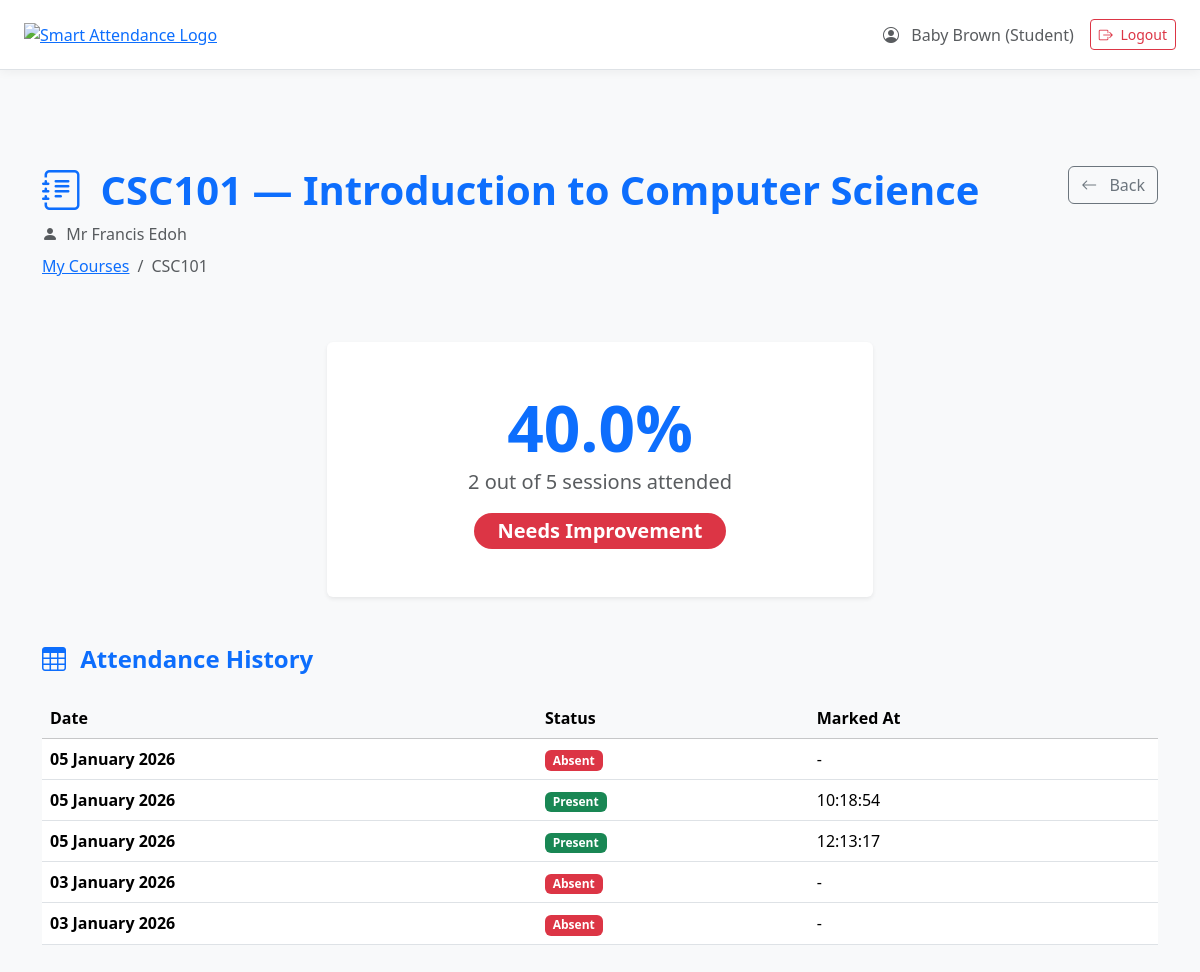
The app's page /student/course/1 (signed in) with its own data.
### models.py (models this page shows)
class User(db.Model, UserMixin):
    id = db.Column(db.Integer, primary_key=True)
    matric_number = db.Column(db.String(50), unique=True, nullable=True)  # Students only
    username = db.Column(db.String(80), unique=True, nullable=True)       # Lecturers/Admin
    password_hash = db.Column(db.String(128), nullable=False)
    name = db.Column(db.String(100), nullable=False)
    role = db.Column(db.String(20), nullable=False)  # 'admin', 'lecturer', 'student'
    department_id = db.Column(db.Integer, db.ForeignKey('department.id'), nullable=True)
    current_level = db.Column(db.Integer, nullable=True)  # Students only
    department = db.relationship('Department', backref='users')

class Course(db.Model):
    id = db.Column(db.Integer, primary_key=True)
    code = db.Column(db.String(20), nullable=False)
    title = db.Column(db.String(100), nullable=False)
    department_id = db.Column(db.Integer, db.ForeignKey('department.id'), nullable=False)
    level = db.Column(db.Integer, nullable=False)
    lecturer_id = db.Column(db.Integer, db.ForeignKey('user.id'), nullable=False)
    __table_args__ = (db.UniqueConstraint('code', 'department_id', 'level'),)
    lecturer = db.relationship('User', backref=db.backref('taught_courses', lazy='dynamic'))
    department_rel = db.relationship('Department', backref='courses')
    enrollments = db.relationship('Enrollment', back_populates='course', lazy='dynamic')

class AttendanceSession(db.Model):
    id = db.Column(db.Integer, primary_key=True)
    course_id = db.Column(db.Integer, db.ForeignKey('course.id'), nullable=False)
    date = db.Column(db.Date, nullable=False)
    start_time = db.Column(db.Time, nullable=True)
    end_time = db.Column(db.Time, nullable=True)
    is_open = db.Column(db.Boolean, default=False)
    course = db.relationship('Course', backref='sessions')
    records = db.relationship('AttendanceRecord', backref='session', lazy='dynamic')

class AttendanceRecord(db.Model):
    id = db.Column(db.Integer, primary_key=True)
    session_id = db.Column(db.Integer, db.ForeignKey('attendance_session.id'), nullable=False)
    student_id = db.Column(db.Integer, db.ForeignKey('user.id'), nullable=False)
    timestamp = db.Column(db.DateTime, default=datetime.now(timezone.utc))
    __table_args__ = (db.UniqueConstraint('session_id', 'student_id'),)
    student = db.relationship('User')

### app.py (the view)
@app.route('/student/course/<int:course_id>')
@login_required
def student_course_detail(course_id):
    if current_user.role != 'student':
        flash('Access denied.', 'danger')
        return redirect(url_for('dashboard'))
    course = Course.query.get_or_404(course_id)
    enrollment = Enrollment.query.filter_by(
        student_id=current_user.id,
        course_id=course_id
    ).first()
    if not enrollment:
        flash('You are not enrolled in this course.', 'danger')
        return redirect(url_for('student_dashboard'))
    sessions = AttendanceSession.query.filter_by(course_id=course_id)\
                                      .order_by(AttendanceSession.date.desc())\
                                      .all()
    total_sessions = len(sessions)
    if sessions:
        session_ids = [s.id for s in sessions]
        present_count = AttendanceRecord.query.filter(
            AttendanceRecord.student_id == current_user.id,
            AttendanceRecord.session_id.in_(session_ids)
        ).count()
    else:
        present_count = 0
    percentage = round((present_count / total_sessions * 100), 1) if total_sessions > 0 else 0
    active_session = AttendanceSession.query.filter_by(
        course_id=course_id,
        is_open=True
    ).first()
    already_marked = False
    if active_session:
        already_marked = AttendanceRecord.query.filter_by(
            session_id=active_session.id,
            student_id=current_user.id
        ).first() is not None
    session_records = {}
    for session in sessions:
        record = AttendanceRecord.query.filter_by(
            session_id=session.id,
            student_id=current_user.id
        ).first()
        session_records[session.id] = record  # None if absent, record if present
    return render_template('student/course_detail.html',
                          course=course,
                          sessions=sessions,
                          total_sessions=total_sessions,
                          present_count=present_count,
                          percentage=percentage,
                          active_session=active_session,
                          already_marked=already_marked,
                          session_records=session_records)

### app.py (called while the page is built)
@login_manager.user_loader
def load_user(user_id):
    return User.query.get(int(user_id))

### templates/student/course_detail.html (shortened to what this page needs)
{% extends "base.html" %}
{% block content %}
<div class="container py-5">
    <div class="d-flex justify-content-between align-items-start mb-5">
        <div>
            <h1 class="fw-bold text-primary mb-2">
                <i class="bi bi-journal-text me-2"></i> {{ course.code }} — {{ course.title }}
            </h1>
            <p class="text-muted mb-0">
                <i class="bi bi-person-fill me-1"></i> {{ course.lecturer.name }}
            </p>
            <nav aria-label="breadcrumb" class="mt-2">
                <ol class="breadcrumb">
                    <li class="breadcrumb-item"><a href="{{ url_for('student_dashboard') }}">My Courses</a></li>
                    <li class="breadcrumb-item active">{{ course.code }}</li>
                </ol>
            </nav>
        </div>
        <a href="{{ url_for('student_dashboard') }}" class="btn btn-outline-secondary">
            <i class="bi bi-arrow-left me-2"></i> Back
        </a>
    </div>
    <div class="row mb-5">
        <div class="col-lg-6 mx-auto">
            <div class="card shadow-sm text-center border-0">
                <div class="card-body py-5">
                    <div class="display-3 fw-bold text-primary">{{ percentage }}%</div>
                    <p class="lead text-muted mb-3">
                        {{ present_count }} out of {{ total_sessions }} sessions attended
                    </p>
                    <span class="badge rounded-pill fs-5 px-4 py-2 bg-{{ 'success' if percentage >= 80 else 'warning' if percentage >= 70 else 'danger' }}">
                        {% if percentage >= 80 %}Excellent
                        {% elif percentage >= 70 %}Good
                        {% else %}Needs Improvement{% endif %}
                    </span>
                </div>
            </div>
        </div>
    </div>
    <h4 class="fw-bold text-primary mb-4">
        <i class="bi bi-table me-2"></i> Attendance History
    </h4>
    {% if sessions %}
    <div class="table-responsive">
        <table class="table table-hover align-middle">
            <thead class="table-light">
                <tr>
                    <th>Date</th>
                    <th>Status</th>
                    <th>Marked At</th>
                </tr>
            </thead>
            <tbody>
                {% for session in sessions %}
                {% set record = session_records[session.id] %}
                <tr>
                    <td><strong>{{ session.date.strftime('%d %B %Y') }}</strong></td>
                    <td>
                        {% if record %}
                            <span class="badge bg-success">Present</span>
                        {% else %}
                            <span class="badge bg-danger">Absent</span>
                        {% endif %}
                    </td>
                    <td>{{ record.timestamp.strftime('%H:%M:%S') if record else '-' }}</td>
                </tr>
                {% endfor %}
            </tbody>
        </table>
    </div>
    {% else %}
    <div class="alert alert-info text-center py-5">
        <i class="bi bi-calendar-x display-4 mb-3"></i>
        <p class="lead">No attendance sessions recorded yet for this course.</p>
    </div>
    {% endif %}
</div>
{% endblock %}

### templates/base.html (shortened to what this page needs)
<!DOCTYPE html>
<html lang="en">
<head>
    <link href="https://cdn.jsdelivr.net/npm/bootstrap@5.3.2/dist/css/bootstrap.min.css" rel="stylesheet">
    <link href="https://cdn.jsdelivr.net/npm/bootstrap-icons@1.11.0/font/bootstrap-icons.css" rel="stylesheet">
</head>
<body>
    {% if current_user.is_authenticated %}
        <div class="top-navbar border-bottom d-flex align-items-center px-4">
            <div class="me-4">
                <a href="{% if current_user.role == 'admin' %}{{ url_for('admin_overview') }}
                         {% elif current_user.role == 'lecturer' %}{{ url_for('lecturer_dashboard') }}
                         {% elif current_user.role == 'student' %}{{ url_for('student_dashboard') }}{% endif %}">
                    <img src="{{ url_for('static', filename='logo.png') }}"
                         alt="Smart Attendance Logo"
                         class="logo-img">
                </a>
            </div>
            <div class="ms-auto d-flex align-items-center gap-3">
                <span class="text-muted">
                    <i class="bi bi-person-circle me-2"></i>
                    {{ current_user.name }} ({{ current_user.role|capitalize }})
                </span>
                <a href="{{ url_for('logout') }}" class="btn btn-outline-danger btn-sm">
                    <i class="bi bi-box-arrow-right me-1"></i> Logout
                </a>
            </div>
        </div>
    {% endif %}
    <div class="{% if current_user.role == 'admin' %}main-content{% endif %}">
        <div class="content-area pt-5">
            {% block content %}{% endblock %}
        </div>
    </div>
</body>
</html>

### templates/base.html (style rules this page uses)
body { background-color: #f8f9fa; }
.top-navbar { height: 70px; background: white; box-shadow: 0 2px 10px rgba(0,0,0,0.05); }
.content-area { padding: 30px; }
.logo-img { height: 40px; object-fit: contain; }

### records on screen
User: name "Baby Brown", role "Student"
Course: code "CSC101", title "Introduction to Computer Science"
User: lecturer.name "Mr Francis Edoh"
AttendanceSession: date "05 January 2026", shows "Absent", timestamp "-"
AttendanceSession: date "05 January 2026", shows "Present"
AttendanceRecord: timestamp "10:18:54"
AttendanceSession: date "05 January 2026", shows "Present"
AttendanceRecord: timestamp "12:13:17"
AttendanceSession: date "03 January 2026", shows "Absent", timestamp "-"
AttendanceSession: date "03 January 2026", shows "Absent", timestamp "-"

### other values on screen
{{ percentage }} "40.0"
{{ present_count }} "2"
{{ total_sessions }} "5"
